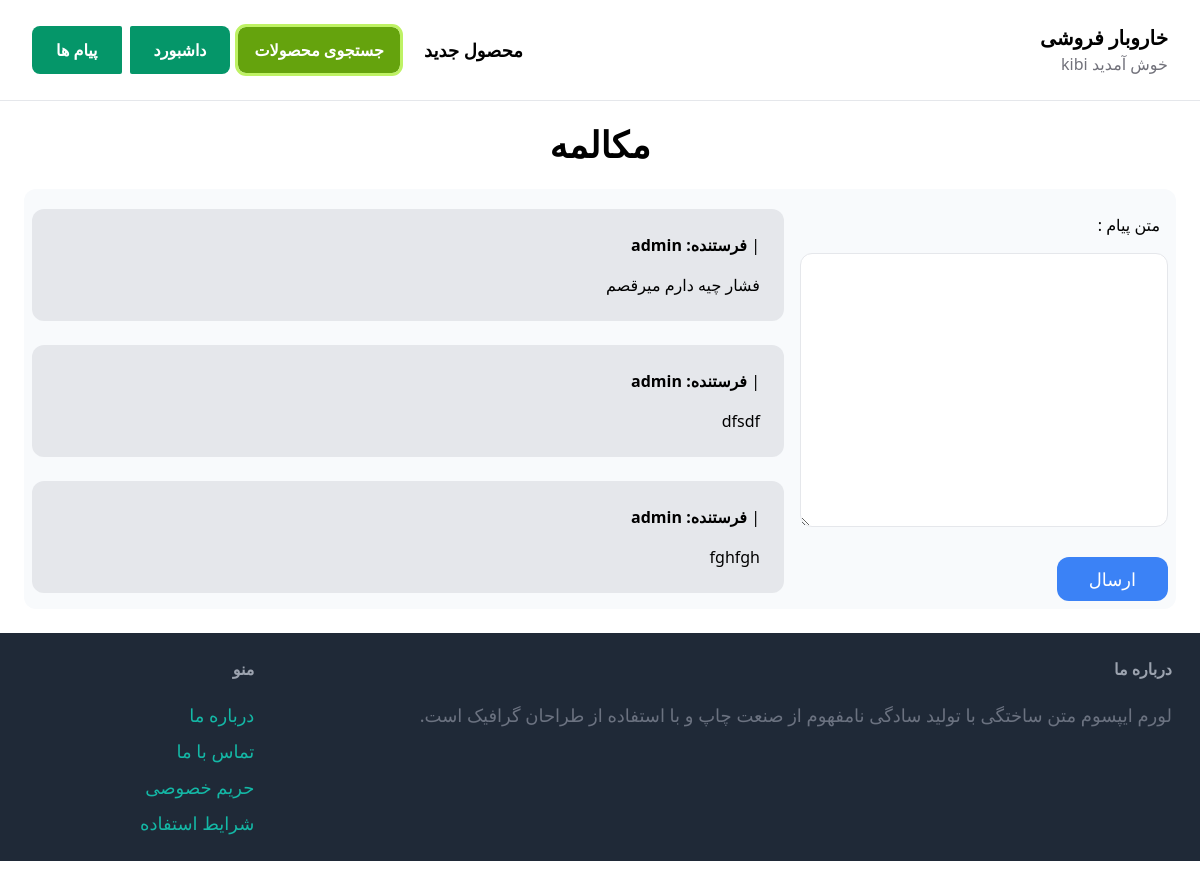
The app's page /inbox/3/ (signed in) with its own data.
### conversation/models.py (models this page shows)
class ConversationMessage(models.Model):
    conversation = models.ForeignKey(Conversation, related_name='messages', on_delete=models.CASCADE)
    content = models.TextField(verbose_name='متن پیام')
    created_at = jmodels.jDateTimeField(auto_now_add=True)
    created_by = models.ForeignKey(User, related_name='created_messages', on_delete=models.CASCADE)

### conversation/views.py (the view)
# urls.py: path('<int:pk>/', views.chat_detail , name='detail'),
@login_required
def chat_detail(request, pk):
    conversation = Conversation.objects.filter(members__in=[request.user.id]).get(pk=pk)
    if request.method == 'POST':
        form = ConversationMessageForm(request.POST)
        if form.is_valid():
            conversation_message = form.save(commit=False)
            conversation_message.conversation = conversation
            conversation_message.created_by = request.user
            conversation_message.save()
            conversation.save()
            return redirect('conversation:detail', pk=pk)
    else:
        form = ConversationMessageForm()
    return render(request, 'conversation/chat_detail.html',{
        'conversation': conversation,
        'form': form ,
    })

### conversation/forms.py
class ConversationMessageForm(forms.ModelForm):
    class Meta:
        model = ConversationMessage
        fields = ('content',)
        widgets={
            'content': forms.Textarea(attrs={
                'class': 'w-full py-4 px-6 rounded-xl border text-semibold'
            })
        }

### core/context_processors.py (called while the page is built)
def js_messages(request):
    js_messages = [str(message) for message in messages.get_messages(request)]
    return {'js_messages': js_messages}

### conversation/templates/conversation/chat_detail.html (shortened to what this page needs)
{% extends 'core/base.html' %}
{% block content %}
<center><h1 class="mb-6 mx-0 text-4xl font-bold ">مکالمه</h1></center>
<div class="grid grid-cols-3 bg-slate-50 rounded-xl">
    <div class="col-span-1 mx-2">
        <form method="post" action="." class="mt-6">
            <div class="space-y-4">
                {% for field in form %}
                    <div>
                        <label for="{{ field.id_for_label }}" class="p-2">{{ field.label }} :</label><br>
                    </div>
                    <div>
                        {{ field }}
                    </div>
                {% endfor %}
            </div><br>
            <button class="signup py-2 px-8 xl:px-56 text-lg bg-blue-500 hover:bg-blue-700 rounded-xl text-white" type="submit">ارسال</button>
        </form>
    </div>
    <div class="col-span-2 mt-5 mx-2">
        <div id="chat" class="space-y-6" style="height:400px;overflow-y:auto;flex-direction: column-reverse;">
            {% for message in conversation.messages.all %}
                <div class="p-6 flex {% if message.created_by == request.user %}bg-blue-100{% else %}bg-gray-200{% endif %} rounded-xl">
                    <div  >
                        <p class="mb-4">{{ message.created_at|date:'G:i  Y/n/j' }} | <strong>  فرستنده: {{ message.created_by.username }}</strong></P>
                        <p>{{ message.content }}</P>
                    </div>
                </div>
            {% endfor %}
        </div>
    </div>
</div>
{% endblock content %}

### core/templates/core/base.html (shortened to what this page needs)
<!DOCTYPE html>
<html >
    <head>
        <link rel="stylesheet" href="https://cdnjs.cloudflare.com/ajax/libs/noUiSlider/14.6.3/nouislider.min.css">
        <script src="https://cdn.tailwindcss.com"></script>
    </head>
    <body dir="rtl">
        <nav class="px-8 py-6 flex justify-between items-center border-b border-gray-200">
            <div >
                <a href="/" class="text-xl font-semibold" >خاروبار فروشی</a>
                {% if request.user.is_authenticated %}
                <p class="text-zinc-500">خوش آمدید {{request.user}}</P>  {% endif %}
            </div>
            <div class="flex items-center">
                <a href="{% url 'item:new_item'%}" class="px-4 text-lg font-semibold hover:text-gray-500">محصول جدید</a>
                <div class="dropdown">
                    <a href="{% url 'item:browse' %}" class=" mx-2 px-4 py-3 font-semibold bg-lime-600 outline outline-lime-300 text-white rounded-lg hover:bg-lime-800">جستجوی محصولات</a>
                </div>
                {% if request.user.is_authenticated %}
                <a href="{% if user.is_superuser %}{% url 'dashboard:admin_dash' %}{% else %}{% url 'dashboard:index' %}{% endif %}" class="px-6 ml-2  py-3 font-semibold bg-emerald-600 text-white rounded-r-lg rounded-l-sm hover:bg-emerald-400">داشبورد</a>
                <a href="{% url 'conversation:inbox' %}" class="px-6 py-3 font-semibold bg-emerald-600 text-white rounded-l-lg rounded-r-sm hover:bg-emerald-400">پیام ها</a>
                {% endif %}
            </div>
        </nav>
        <div class="px-6 py-6">
            {% block content %}
            {% endblock %}
        </div>
        <footer class="px-6 py-6 flex justify-between bg-gray-800 ">
            <div class="w-4/5 pr-1">
                <h3 class="mb-5 font-semibold text-gray-400">درباره ما</h3>
                <p class="text-lg text-gray-500">لورم ایپسوم متن ساختگی با تولید سادگی نامفهوم از صنعت چاپ و با استفاده از طراحان گرافیک است.</p>
            </div>
            <div class="w-1/5">
                <h3 class="mb-5 font-semibold text-gray-400">منو</h3>
                <uL class="space-y-2">
                    <li> <a href="{% url 'core:contact' %}" class="text-lg text-teal-500 hover:text-teal-700">درباره ما</a> </li>
                    <li> <a href="{% url 'core:contact' %}" class="text-lg text-teal-500 hover:text-teal-700">تماس با ما</a> </li>
                    <li> <a href="{% url 'core:contact' %}" class="text-lg text-teal-500 hover:text-teal-700">حریم خصوصی</a> </li>
                    <li> <a href="{% url 'core:contact' %}" class="text-lg text-teal-500 hover:text-teal-700">شرایط استفاده</a> </li>
                </ul>
            </div>
        </footer>
    </body>
</html>

### core/templates/core/base.html (style rules this page uses)
.dropdown { position: relative; }

### records on screen
ConversationMessage: created_by.username "admin", content "فشار چیه دارم میرقصم"
ConversationMessage: created_by.username "admin", content "dfsdf"
ConversationMessage: created_by.username "admin", content "fghfgh"

### other values on screen
{{ request.user }} "kibi"
{{ field.label }} "متن پیام"
